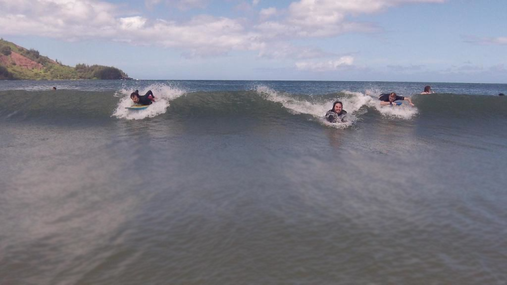
#> input picture Seam Carving/sample.png, 507 x 285 px
$ python seamer.py 3   (Python 2 division)
#> lines starting #> are read from the running program, lines starting #| are printed output that depends on the picture
from pylab import *
from skimage import img_as_float
import sys

loop_number = int(sys.argv[1])
INFINITY = float('inf')
img = imread('sample.png')
#> img is the input picture: shape (285, 507, 3) float32; mean R, G, B 0.5, 0.502, 0.545
img = img_as_float(img)
w, h = img.shape[:2]
#> w = 285; h = 507
TR = img[:,:,0]
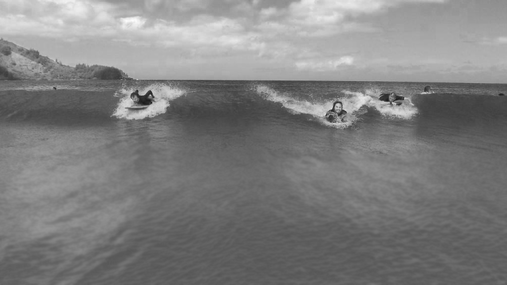
#> TR: shape (285, 507) float32; min 0.0941, max 0.992, mean 0.501
TG = img[:,:,1]
TB = img[:,:,2]
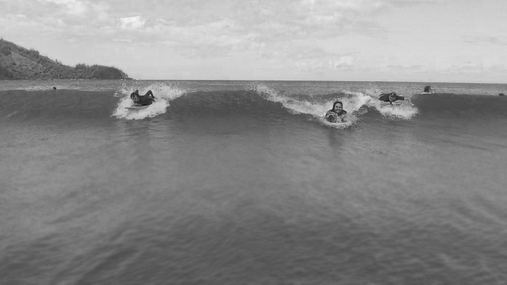
#> TB: shape (285, 507) float32; min 0.0902, max 0.957, mean 0.544

R = TR.tolist()
#> R = 285 items
G = TG.tolist()
#> G = 285 items
B = TB.tolist()
#> B = 285 items


class SeamCaver:
    def __init__(self):
        self.height = len(R)
#> self.height = 285
        self.width = len(R[1])
#> self.width = 507
        self.seam = []
        self.energy_matrix = []
        self.path = []

    def calculate_energy(self, x, y, fx, bx, fy, by):
        Rx = R[x][fy] - R[x][by]
        Gx = G[x][fy] - G[x][by]
        Bx = B[x][fy] - B[x][by]

        Ry = R[fx][y] - R[bx][y]
        Gy = G[fx][y] - G[bx][y]
        By = B[fx][y] - B[bx][y]

#> (the run stopped early here; a loop or call above may not have finished)
